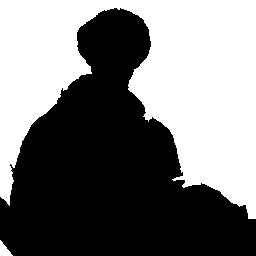
#> input picture hw4/bonus_mask.png, 256 x 256 px
$ python main_bonus.py ../../bonus_mask.png
#> lines starting #> are read from the running program, lines starting #| are printed output that depends on the picture; after the words box and inside, x2 and y2 are one past the last pixel; in counts of white or black regions, pixels touching at a corner belong together
### hw4/Faizaan_Charania_111463646/Source/main.py
import cv2
import numpy as np
import matplotlib.pyplot as plt
from skimage.segmentation import slic
from skimage.segmentation import mark_boundaries
from skimage.data import astronaut
from skimage.util import img_as_float
import maxflow
from scipy.spatial import Delaunay
import sys

# import pdb
# pdb.set_trace()


# [10 lines left out: function help_message, not called in this run]


# Calculate the SLIC superpixels, their histograms and neighbors
def superpixels_histograms_neighbors(img):
    # SLIC
    segments = slic(img, n_segments=500, compactness=18.52)
    segments_ids = np.unique(segments)

    # centers
    centers = np.array(
        [np.mean(np.nonzero(segments == i), axis=1) for i in segments_ids])

    # H-S histograms for all superpixels
    hsv = cv2.cvtColor(img.astype('float32'), cv2.COLOR_BGR2HSV)
    bins = [20, 20]  # H = S = 20
    ranges = [0, 360, 0, 1]  # H: [0, 360], S: [0, 1]
    colors_hists = np.float32([
        cv2.calcHist([hsv], [0, 1], np.uint8(segments == i), bins,
                     ranges).flatten() for i in segments_ids
    ])

    # neighbors via Delaunay tesselation
    tri = Delaunay(centers)

    return (centers, colors_hists, segments, tri.vertex_neighbor_vertices)


# Get superpixels IDs for FG and BG from marking
# [4 lines left out: function find_superpixels_under_marking, not called in this run]


# Sum up the histograms for a given selection of superpixel IDs, normalize
def cumulative_histogram_for_superpixels(ids, histograms):
    h = np.sum(histograms[ids], axis=0)
    return h / h.sum()


# Get a bool mask of the pixels for a given selection of superpixel IDs
def pixels_for_segment_selection(superpixels_labels, selection):
    pixels_mask = np.where(np.isin(superpixels_labels, selection), True, False)
    return pixels_mask


# Get a normalized version of the given histograms (divide by sum)
def normalize_histograms(histograms):
    return np.float32([h / h.sum() for h in histograms])


# Perform graph cut using superpixels histograms
# [63 lines left out: functions do_graph_cut, RMSD, not called in this run]


# [33 lines that do not run on import are left out]

### hw4/Faizaan_Charania_111463646/Source/main_bonus.py
import cv2
import numpy as np
from main import *

drawing = False
marked_bg_pixels = []
len_bg = 0

marked_fg_pixels = []
len_fg = 0
mode = None


def mark_seeds(event, x, y, flags, param):
    global h, w, c, img, img_marking, drawing, mode  #,marked_bg_pixels,marked_fg_pixels
    size = 4

    if event == cv2.EVENT_LBUTTONDOWN:
        drawing = True
    elif event == cv2.EVENT_MOUSEMOVE:
        if drawing == True:
            if mode == "ob":
                # if(x>=0 and x<=w-1) and (y>0 and y<=h-1):
                # marked_fg_pixels.append((y,x))
                cv2.circle(img, (x, y), size, (255, 0, 0), -1)
                cv2.circle(img_marking, (x, y), size, (255, 0, 0), -1)
            else:
                # if(x>=0 and x<=w-1) and (y>0 and y<=h-1):
                # marked_bg_pixels.append((y,x))
                cv2.circle(img, (x, y), size, (0, 0, 255), -1)
                cv2.circle(img_marking, (x, y), size, (0, 0, 255), -1)

    elif event == cv2.EVENT_LBUTTONUP:
        drawing = False
        if mode == "ob":
            cv2.circle(img, (x, y), size, (255, 0, 0), -1)
            cv2.circle(img_marking, (x, y), size, (255, 0, 0), -1)
        else:
            cv2.circle(img, (x, y), size, (0, 0, 255), -1)
            cv2.circle(img_marking, (x, y), size, (0, 0, 255), -1)
        # segment_image()

        # Create a black image, a window and bind the function to window


img = cv2.imread(sys.argv[1], cv2.IMREAD_COLOR)
#> img is the input picture: shape (256, 256, 3); 47.3% white; 2 white regions, box (x1, y1, x2, y2) and area: (0, 0, 256, 219) 30906, (0, 240, 13, 256) 112
h, w, c = img.shape
#> h = 256; w = 256; c = 3
cv2.namedWindow('Mark the object and background')
cv2.setMouseCallback('Mark the object and background', mark_seeds)

centers, color_hists, superpixels, neighbors = superpixels_histograms_neighbors(
    img)
#> in superpixels_histograms_neighbors, `segments = slic(img, n_segments=500, compactness=18.52)`:
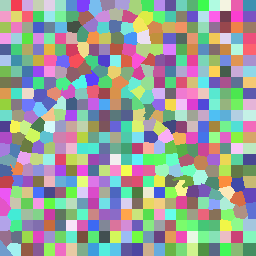
#> segments: shape (256, 256) int64; 505 distinct labels, from 1 to 505; one colour per label, 0 black
#> in superpixels_histograms_neighbors, `segments_ids = np.unique(segments)`: segments_ids = 505 values from 1 to 505
#> in superpixels_histograms_neighbors, `centers = np.array( [np.mean(np.nonzero(segments == i), axis=1) for i ..`: centers = 505 pairs, first value 4.11 to 249.9, second value 3.79 to 251
#> in superpixels_histograms_neighbors, `hsv = cv2.cvtColor(img.astype('float32'), cv2.COLOR_BGR2HSV)`: hsv: shape (256, 256, 3) float32; mean H, S, V 0, 0, 120.7
#> in superpixels_histograms_neighbors, `colors_hists = np.float32([ cv2.calcHist([hsv], [0, 1], np.uint8(segme..`:
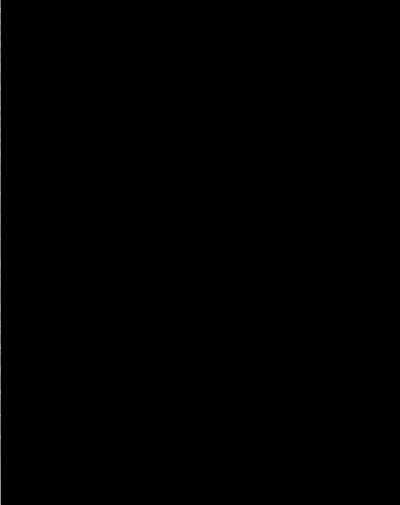
#> colors_hists: shape (505, 400) float32; min 0, max 178, mean 0.3
img_marking = np.ones_like(img)
img_marking = np.uint8(img_marking * 255)
cv2.setMouseCallback('Mark the object and background', mark_seeds)

while (1):

    cv2.imshow('Mark the object and background', img_marking)
    cv2.imshow('Mark the object and background', img)

    k = cv2.waitKey(1) & 0xFF
#> (key q is pressed here)
    if k == ord('o'):
        mode = "ob"
    elif k == ord('b'):
        mode = "bg"
    elif k == ord('g'):

        # centers, color_hists, superpixels, neighbors = superpixels_histograms_neighbors(
        # img)

        fg_segments, bg_segments = find_superpixels_under_marking(
            img_marking, superpixels)

        fg_cumulative_hist = cumulative_histogram_for_superpixels(
            fg_segments, color_hists)

        bg_cumulative_hist = cumulative_histogram_for_superpixels(
            bg_segments, color_hists)

        norm_hists = normalize_histograms(color_hists)

        graph_cut = do_graph_cut((fg_cumulative_hist, bg_cumulative_hist),
                                 (fg_segments,
                                  bg_segments), norm_hists, neighbors)

        segmask = pixels_for_segment_selection(superpixels,
                                               np.nonzero(graph_cut))
        segmask = np.uint8(segmask * 255)
        output_name = "./bonus_mask.png"
        cv2.imwrite(output_name, segmask)
        cv2.imshow("imgMask", img_marking)
        cv2.waitKey(1)
        cv2.imshow("segMask", segmask)
        cv2.waitKey(1)
        mask = segmask

    elif k == 27:
        img_marking = np.ones_like(img)
        img_marking = np.uint8(img_marking * 255)
        img = cv2.imread(sys.argv[1], cv2.IMREAD_COLOR)
    elif k == ord('q'):
        break

cv2.destroyAllWindows()
